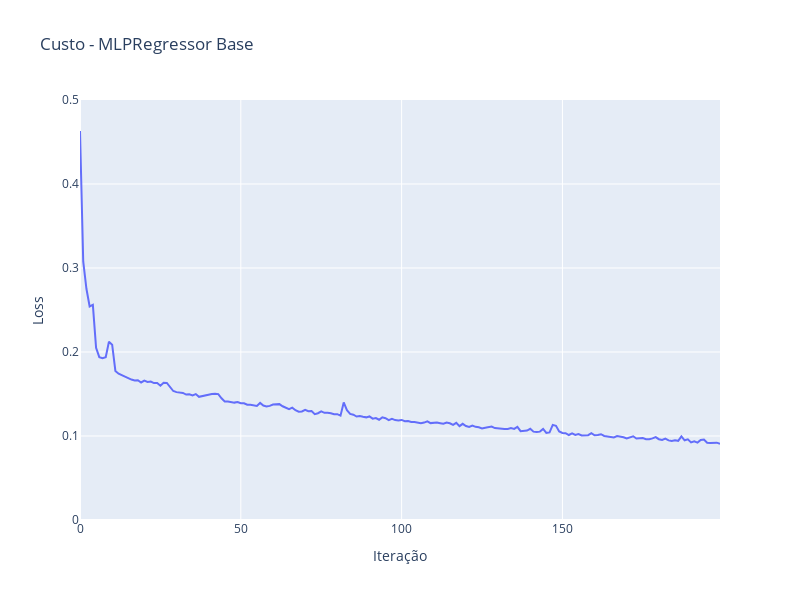

The code cell stored with this chart in its notebook:
### Code cell
fig = px.line(mlpr.loss_curve_, width = 800, height = 600, title = "Custo - MLPRegressor Base",range_y= [0, 0.5])
fig.update_layout(autosize = False, showlegend = False, xaxis = dict(title = "Iteração"), yaxis = dict(title = "Loss"))

### Figure 1 — Plotly figure (JSON) as saved in the notebook; plotly's stock layout.template omitted (floating-point values rounded to 4 significant figures; data arrays with more than 128 entries replaced by an {"elided": "..."} marker saying what was removed)
{"data": [{"hovertemplate": "variable=0<br>index=%{x}<br>value=%{y}<extra></extra>", "legendgroup": "0", "line": {"color": "#636efa", "dash": "solid"}, "mode": "lines", "name": "0", "orientation": "v", "showlegend": true, "type": "scatter", "x": {"elided": "200 int values"}, "xaxis": "x", "y": {"elided": "200 float values"}, "yaxis": "y"}], "layout": {"autosize": false, "height": 600, "legend": {"title": {"text": "variable"}, "tracegroupgap": 0}, "showlegend": false, "title": {"text": "Custo - MLPRegressor Base"}, "width": 800, "xaxis": {"anchor": "y", "autorange": true, "domain": [0, 1], "range": [0, 199], "title": {"text": "Iteração"}, "type": "linear"}, "yaxis": {"anchor": "x", "domain": [0, 1], "range": [0, 0.5], "title": {"text": "Loss"}, "type": "linear"}}}
